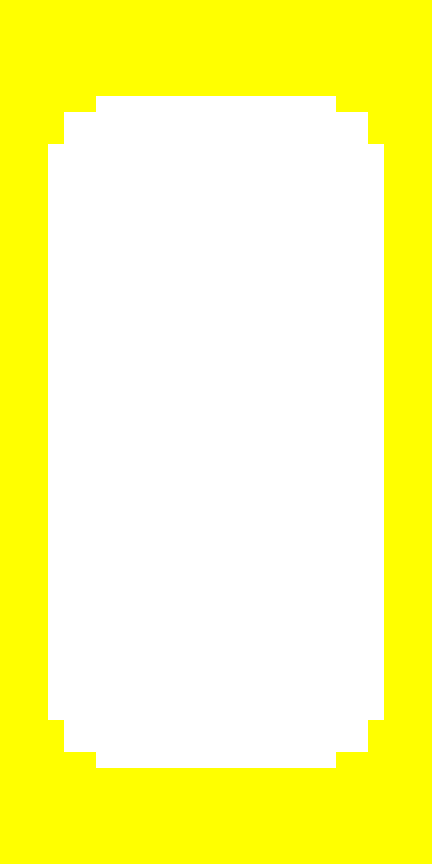

A level layout from a 2D game, rendered from its tile map. Below: a short description, then the map file with tile-grid data replaced by summaries:
An orthogonal 27x54 tile map with 16x16 px tiles, 18 tile layers (BlueInside, CyanInside, GreenInside, MagentaInside, ...) and 21 objects (top, bottom, left, right).

<map version="1.10" tiledversion="1.10.2" orientation="orthogonal" renderorder="right-down" width="27" height="54" tilewidth="16" tileheight="16" infinite="0" nextlayerid="66" nextobjectid="52">
 <tileset firstgid="1" name="colors" tilewidth="16" tileheight="16" tilecount="9" columns="9">
  <image source="complimentaryColors/colors.png" width="144" height="16" />
 </tileset>
 <layer id="39" name="BlueInside" width="27" height="54" locked="1">
  <data>[1458 cells, 862 non-empty, 1 distinct tile ids]</data>
 </layer>
 <layer id="42" name="CyanInside" width="27" height="54" locked="1">
  <data>[1458 cells, 862 non-empty, 1 distinct tile ids]</data>
 </layer>
 <layer id="43" name="GreenInside" width="27" height="54" locked="1">
  <data>[1458 cells, 862 non-empty, 1 distinct tile ids]</data>
 </layer>
 <layer id="44" name="MagentaInside" width="27" height="54" locked="1">
  <data>[1458 cells, 862 non-empty, 1 distinct tile ids]</data>
 </layer>
 <layer id="45" name="OrangeInside" width="27" height="54" locked="1">
  <data>[1458 cells, 862 non-empty, 1 distinct tile ids]</data>
 </layer>
 <layer id="46" name="PurpleInside" width="27" height="54" locked="1">
  <data>[1458 cells, 862 non-empty, 1 distinct tile ids]</data>
 </layer>
 <layer id="51" name="YellowInside" width="27" height="54" locked="1">
  <data>[1458 cells, 862 non-empty, 1 distinct tile ids]</data>
 </layer>
 <layer id="49" name="RedInside" width="27" height="54" locked="1">
  <data>[1458 cells, 862 non-empty, 1 distinct tile ids]</data>
 </layer>
 <layer id="50" name="WhiteInside" width="27" height="54" locked="1">
  <data>[1458 cells, 862 non-empty, 1 distinct tile ids]</data>
 </layer>
 <layer id="35" name="BlueOutside" width="27" height="54" locked="1">
  <data>[1458 cells, 596 non-empty, 1 distinct tile ids]</data>
 </layer>
 <layer id="53" name="CyanOutside" width="27" height="54" locked="1">
  <data>[1458 cells, 596 non-empty, 1 distinct tile ids]</data>
 </layer>
 <layer id="54" name="GreenOutside" width="27" height="54" locked="1">
  <data>[1458 cells, 596 non-empty, 1 distinct tile ids]</data>
 </layer>
 <layer id="55" name="MagentaOutside" width="27" height="54" locked="1">
  <data>[1458 cells, 596 non-empty, 1 distinct tile ids]</data>
 </layer>
 <layer id="56" name="OrangeOutside" width="27" height="54" locked="1">
  <data>[1458 cells, 596 non-empty, 1 distinct tile ids]</data>
 </layer>
 <layer id="57" name="PurpleOutside" width="27" height="54" locked="1">
  <data>[1458 cells, 596 non-empty, 1 distinct tile ids]</data>
 </layer>
 <layer id="60" name="RedOutside" width="27" height="54" locked="1">
  <data>[1458 cells, 596 non-empty, 1 distinct tile ids]</data>
 </layer>
 <layer id="61" name="WhiteOutside" width="27" height="54" locked="1">
  <data>[1458 cells, 596 non-empty, 1 distinct tile ids]</data>
 </layer>
 <layer id="64" name="YellowOutside" width="27" height="54" locked="1">
  <data>[1458 cells, 596 non-empty, 1 distinct tile ids]</data>
 </layer>
 <objectgroup id="33" name="OuterBound" locked="1">
  <object id="46" x="-177.189" y="-117.333" width="43.5541" height="1077.82" />
  <object id="48" x="-177" y="-192.287" width="781.677" height="74.8621" />
  <object id="49" x="-177" y="960.813" width="781.593" height="74.3521" />
  <object id="47" x="560.892" y="-116.5" width="43.682" height="1076.98" />
 </objectgroup>
 <objectgroup id="30" name="Wall" locked="1">
  <object id="25" x="63.7826" y="95.9565" width="32.2174" height="16.0435" />
  <object id="34" x="336" y="96" width="32.2174" height="16.0435" />
  <object id="26" x="48" y="112" width="15.9565" height="31.9565" />
  <object id="35" x="368" y="112" width="15.9565" height="31.9565" />
  <object id="27" x="32" y="144" width="16" height="576" />
  <object id="33" x="384" y="144" width="19.3333" height="576" />
  <object id="28" x="36.9565" y="720.031" width="27" height="31.9688" />
  <object id="32" x="368" y="720" width="27" height="31.9688" />
  <object id="29" x="64.0909" y="751.957" width="31.9091" height="16.1344" />
  <object id="31" x="336" y="752" width="31.9091" height="16.1344" />
  <object id="30" x="96" y="768" width="240.043" height="16.0909" />
  <object id="36" x="96" y="80" width="240.043" height="16.0909" />
 </objectgroup>
 <objectgroup id="29" name="EnemyRectangleSpawnArea" locked="1">
  <object id="23" name="top" x="48" y="16" width="337.557" height="64.2304">
   <properties>
    <property name="name" value="top" />
   </properties>
  </object>
  <object id="42" name="bottom" x="48" y="784" width="337.557" height="64.2304">
   <properties>
    <property name="name" value="bottom" />
   </properties>
  </object>
  <object id="39" name="left" x="-48" y="96" width="66.8418" height="672.503">
   <properties>
    <property name="name" value="left" />
   </properties>
  </object>
  <object id="43" name="right" x="416" y="96" width="66.8418" height="672.503">
   <properties>
    <property name="name" value="right" />
   </properties>
  </object>
 </objectgroup>
 <objectgroup id="65" name="EnemyDirection" locked="1">
  <object id="51" x="160" y="368" width="112" height="112" />
 </objectgroup>
</map>
